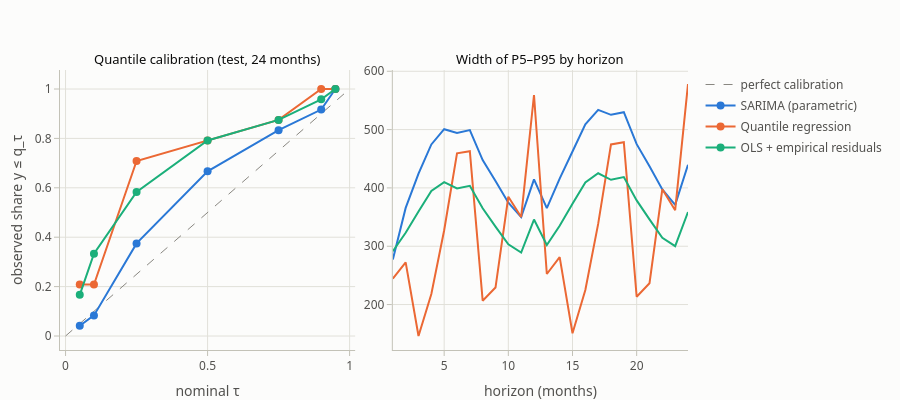

Write notebook code for a chart like this one.
### Code cell
fig = pf.subplots(1, 2, titles=["Quantile calibration (test, 24 months)", "Width of P5–P95 by horizon"], height=400)
fig.add_trace(go.Scatter(x=[0, 1], y=[0, 1], mode="lines", name="perfect calibration", hoverinfo="skip",
                         line=dict(color=pf.INK["muted"], dash="dash", width=1)), row=1, col=1)
h = np.arange(1, H + 1)
for k, (name, q) in enumerate(Q.items()):
    fig.add_trace(go.Scatter(x=TAUS, y=[np.mean(yt <= q[t]) for t in TAUS], mode="lines+markers", name=name,
                             legendgroup=name, line=dict(color=pf.SERIES[k], width=2), marker=dict(size=8),
                             hovertemplate=name + "<br>τ=%{x}: share below %{y:.2f}<extra></extra>"), row=1, col=1)
    fig.add_trace(go.Scatter(x=h, y=q[0.95] - q[0.05], mode="lines", name=name, legendgroup=name, showlegend=False,
                             line=dict(color=pf.SERIES[k], width=2),
                             hovertemplate=name + "<br>h=%{x}: width %{y:,.0f}<extra></extra>"), row=1, col=2)
fig.update_xaxes(title_text="nominal τ", row=1, col=1)
fig.update_yaxes(title_text="observed share y ≤ q_τ", row=1, col=1)
fig.update_xaxes(title_text="horizon (months)", row=1, col=2)
fig.show()

### Figure 1 — Plotly figure (JSON) as saved in the notebook; plotly's stock layout.template omitted (floating-point values rounded to 4 significant figures)
{"data": [{"hoverinfo": "skip", "line": {"color": "#898781", "dash": "dash", "width": 1}, "mode": "lines", "name": "perfect calibration", "type": "scatter", "x": [0, 1], "xaxis": "x", "y": [0, 1], "yaxis": "y"}, {"hovertemplate": "SARIMA (parametric)<br>τ=%{x}: share below %{y:.2f}<extra></extra>", "legendgroup": "SARIMA (parametric)", "line": {"color": "#2a78d6", "width": 2}, "marker": {"size": 8}, "mode": "lines+markers", "name": "SARIMA (parametric)", "type": "scatter", "x": [0.05, 0.1, 0.25, 0.5, 0.75, 0.9, 0.95], "xaxis": "x", "y": [0.04167, 0.08333, 0.375, 0.6667, 0.8333, 0.9167, 1], "yaxis": "y"}, {"hovertemplate": "SARIMA (parametric)<br>h=%{x}: width %{y:,.0f}<extra></extra>", "legendgroup": "SARIMA (parametric)", "line": {"color": "#2a78d6", "width": 2}, "mode": "lines", "name": "SARIMA (parametric)", "showlegend": false, "type": "scatter", "x": [1, 2, 3, 4, 5, 6, 7, 8, 9, 10, 11, 12, 13, 14, 15, 16, 17, 18, 19, 20, 21, 22, 23, 24], "xaxis": "x2", "y": [277.4, 365.7, 424.4, 474.6, 500.7, 494.2, 499.1, 447.7, 412.0, 374.6, 349.8, 414.7, 365.3, 416.0, 462.4, 509.1, 533.8, 525.3, 529.8, 475.0, 436.9, 397.3, 370.9, 439.7], "yaxis": "y2"}, {"hovertemplate": "Quantile regression<br>τ=%{x}: share below %{y:.2f}<extra></extra>", "legendgroup": "Quantile regression", "line": {"color": "#eb6834", "width": 2}, "marker": {"size": 8}, "mode": "lines+markers", "name": "Quantile regression", "type": "scatter", "x": [0.05, 0.1, 0.25, 0.5, 0.75, 0.9, 0.95], "xaxis": "x", "y": [0.2083, 0.2083, 0.7083, 0.7917, 0.875, 1, 1], "yaxis": "y"}, {"hovertemplate": "Quantile regression<br>h=%{x}: width %{y:,.0f}<extra></extra>", "legendgroup": "Quantile regression", "line": {"color": "#eb6834", "width": 2}, "mode": "lines", "name": "Quantile regression", "showlegend": false, "type": "scatter", "x": [1, 2, 3, 4, 5, 6, 7, 8, 9, 10, 11, 12, 13, 14, 15, 16, 17, 18, 19, 20, 21, 22, 23, 24], "xaxis": "x2", "y": [244.3, 272.3, 146.1, 218.0, 327.5, 459.2, 462.9, 206.6, 229.1, 384.9, 350.1, 559.3, 252.4, 281.3, 150.8, 225.1, 338.3, 474.6, 478.4, 213.3, 236.7, 397.8, 361.8, 578.2], "yaxis": "y2"}, {"hovertemplate": "OLS + empirical residuals<br>τ=%{x}: share below %{y:.2f}<extra></extra>", "legendgroup": "OLS + empirical residuals", "line": {"color": "#1baf7a", "width": 2}, "marker": {"size": 8}, "mode": "lines+markers", "name": "OLS + empirical residuals", "type": "scatter", "x": [0.05, 0.1, 0.25, 0.5, 0.75, 0.9, 0.95], "xaxis": "x", "y": [0.1667, 0.3333, 0.5833, 0.7917, 0.875, 0.9583, 1], "yaxis": "y"}, {"hovertemplate": "OLS + empirical residuals<br>h=%{x}: width %{y:,.0f}<extra></extra>", "legendgroup": "OLS + empirical residuals", "line": {"color": "#1baf7a", "width": 2}, "mode": "lines", "name": "OLS + empirical residuals", "showlegend": false, "type": "scatter", "x": [1, 2, 3, 4, 5, 6, 7, 8, 9, 10, 11, 12, 13, 14, 15, 16, 17, 18, 19, 20, 21, 22, 23, 24], "xaxis": "x2", "y": [291.3, 323.0, 359.4, 394.8, 409.9, 399.1, 403.7, 365.1, 333.6, 303.2, 289.3, 345.8, 302.2, 335.0, 372.8, 409.5, 425.1, 413.9, 418.7, 378.7, 346.0, 314.5, 300.0, 358.7], "yaxis": "y2"}], "layout": {"annotations": [{"font": {"color": "#0b0b0b", "size": 13}, "showarrow": false, "text": "Quantile calibration (test, 24 months)", "x": 0.235, "xanchor": "center", "xref": "paper", "y": 1, "yanchor": "bottom", "yref": "paper"}, {"font": {"color": "#0b0b0b", "size": 13}, "showarrow": false, "text": "Width of P5–P95 by horizon", "x": 0.765, "xanchor": "center", "xref": "paper", "y": 1, "yanchor": "bottom", "yref": "paper"}], "height": 400, "title": {}, "xaxis": {"anchor": "y", "domain": [0, 0.47], "title": {"text": "nominal τ"}}, "xaxis2": {"anchor": "y2", "domain": [0.53, 1], "title": {"text": "horizon (months)"}}, "yaxis": {"anchor": "x", "domain": [0, 1], "title": {"text": "observed share y ≤ q_τ"}}, "yaxis2": {"anchor": "x2", "domain": [0, 1]}}}
